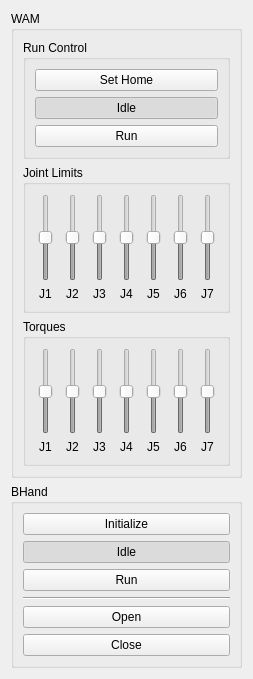
<?xml version="1.0" encoding="UTF-8"?>
<ui version="4.0">
 <class>Form</class>
 <widget class="QWidget" name="Form">
  <property name="geometry">
   <rect>
    <x>0</x>
    <y>0</y>
    <width>253</width>
    <height>679</height>
   </rect>
  </property>
  <property name="windowTitle">
   <string>Form</string>
  </property>
  <layout class="QVBoxLayout" name="verticalLayout_24">
   <item>
    <widget class="QGroupBox" name="groupBox_3">
     <property name="title">
      <string>WAM</string>
     </property>
     <layout class="QVBoxLayout" name="verticalLayout_2">
      <item>
       <widget class="QGroupBox" name="groupBox_2">
        <property name="title">
         <string>Run Control</string>
        </property>
        <layout class="QVBoxLayout" name="verticalLayout">
         <item>
          <widget class="QPushButton" name="pushButton">
           <property name="text">
            <string>Set Home</string>
           </property>
          </widget>
         </item>
         <item>
          <widget class="QPushButton" name="pushButton_7">
           <property name="text">
            <string>Idle</string>
           </property>
           <property name="checkable">
            <bool>true</bool>
           </property>
           <property name="checked">
            <bool>true</bool>
           </property>
          </widget>
         </item>
         <item>
          <widget class="QPushButton" name="pushButton_2">
           <property name="text">
            <string>Run</string>
           </property>
           <property name="checkable">
            <bool>true</bool>
           </property>
           <property name="checked">
            <bool>false</bool>
           </property>
          </widget>
         </item>
        </layout>
       </widget>
      </item>
      <item>
       <widget class="QGroupBox" name="groupBox_6">
        <property name="title">
         <string>Joint Limits</string>
        </property>
        <layout class="QHBoxLayout" name="horizontalLayout_6">
         <item>
          <layout class="QVBoxLayout" name="verticalLayout_43">
           <item>
            <widget class="QSlider" name="verticalSlider_13">
             <property name="enabled">
              <bool>false</bool>
             </property>
             <property name="sizePolicy">
              <sizepolicy hsizetype="Expanding" vsizetype="Expanding">
               <horstretch>0</horstretch>
               <verstretch>0</verstretch>
              </sizepolicy>
             </property>
             <property name="minimum">
              <number>-1</number>
             </property>
             <property name="maximum">
              <number>1</number>
             </property>
             <property name="tracking">
              <bool>true</bool>
             </property>
             <property name="orientation">
              <enum>Qt::Vertical</enum>
             </property>
             <property name="invertedAppearance">
              <bool>false</bool>
             </property>
             <property name="invertedControls">
              <bool>false</bool>
             </property>
             <property name="tickPosition">
              <enum>QSlider::NoTicks</enum>
             </property>
            </widget>
           </item>
           <item>
            <widget class="QLabel" name="label_39">
             <property name="text">
              <string>J1</string>
             </property>
             <property name="alignment">
              <set>Qt::AlignCenter</set>
             </property>
            </widget>
           </item>
          </layout>
         </item>
         <item>
          <layout class="QVBoxLayout" name="verticalLayout_44">
           <item>
            <widget class="QSlider" name="verticalSlider_14">
             <property name="enabled">
              <bool>false</bool>
             </property>
             <property name="sizePolicy">
              <sizepolicy hsizetype="Expanding" vsizetype="Expanding">
               <horstretch>0</horstretch>
               <verstretch>0</verstretch>
              </sizepolicy>
             </property>
             <property name="minimum">
              <number>-1</number>
             </property>
             <property name="maximum">
              <number>1</number>
             </property>
             <property name="orientation">
              <enum>Qt::Vertical</enum>
             </property>
             <property name="invertedAppearance">
              <bool>false</bool>
             </property>
             <property name="invertedControls">
              <bool>false</bool>
             </property>
             <property name="tickPosition">
              <enum>QSlider::NoTicks</enum>
             </property>
            </widget>
           </item>
           <item>
            <widget class="QLabel" name="label_40">
             <property name="text">
              <string>J2</string>
             </property>
             <property name="alignment">
              <set>Qt::AlignCenter</set>
             </property>
            </widget>
           </item>
          </layout>
         </item>
         <item>
          <layout class="QVBoxLayout" name="verticalLayout_45">
           <item>
            <widget class="QSlider" name="verticalSlider_15">
             <property name="enabled">
              <bool>false</bool>
             </property>
             <property name="sizePolicy">
              <sizepolicy hsizetype="Expanding" vsizetype="Expanding">
               <horstretch>0</horstretch>
               <verstretch>0</verstretch>
              </sizepolicy>
             </property>
             <property name="minimum">
              <number>-1</number>
             </property>
             <property name="maximum">
              <number>1</number>
             </property>
             <property name="orientation">
              <enum>Qt::Vertical</enum>
             </property>
             <property name="invertedAppearance">
              <bool>false</bool>
             </property>
             <property name="invertedControls">
              <bool>false</bool>
             </property>
             <property name="tickPosition">
              <enum>QSlider::NoTicks</enum>
             </property>
            </widget>
           </item>
           <item>
            <widget class="QLabel" name="label_41">
             <property name="text">
              <string>J3</string>
             </property>
             <property name="alignment">
              <set>Qt::AlignCenter</set>
             </property>
            </widget>
           </item>
          </layout>
         </item>
         <item>
          <layout class="QVBoxLayout" name="verticalLayout_46">
           <item>
            <widget class="QSlider" name="verticalSlider_16">
             <property name="enabled">
              <bool>false</bool>
             </property>
             <property name="sizePolicy">
              <sizepolicy hsizetype="Expanding" vsizetype="Expanding">
               <horstretch>0</horstretch>
               <verstretch>0</verstretch>
              </sizepolicy>
             </property>
             <property name="minimum">
              <number>-1</number>
             </property>
             <property name="maximum">
              <number>1</number>
             </property>
             <property name="orientation">
              <enum>Qt::Vertical</enum>
             </property>
             <property name="invertedAppearance">
              <bool>false</bool>
             </property>
             <property name="invertedControls">
              <bool>false</bool>
             </property>
             <property name="tickPosition">
              <enum>QSlider::NoTicks</enum>
             </property>
            </widget>
           </item>
           <item>
            <widget class="QLabel" name="label_42">
             <property name="text">
              <string>J4</string>
             </property>
             <property name="alignment">
              <set>Qt::AlignCenter</set>
             </property>
            </widget>
           </item>
          </layout>
         </item>
         <item>
          <layout class="QVBoxLayout" name="verticalLayout_47">
           <item>
            <widget class="QSlider" name="verticalSlider_17">
             <property name="enabled">
              <bool>false</bool>
             </property>
             <property name="sizePolicy">
              <sizepolicy hsizetype="Expanding" vsizetype="Expanding">
               <horstretch>0</horstretch>
               <verstretch>0</verstretch>
              </sizepolicy>
             </property>
             <property name="minimum">
              <number>-1</number>
             </property>
             <property name="maximum">
              <number>1</number>
             </property>
             <property name="orientation">
              <enum>Qt::Vertical</enum>
             </property>
             <property name="invertedAppearance">
              <bool>false</bool>
             </property>
             <property name="invertedControls">
              <bool>false</bool>
             </property>
             <property name="tickPosition">
              <enum>QSlider::NoTicks</enum>
             </property>
            </widget>
           </item>
           <item>
            <widget class="QLabel" name="label_43">
             <property name="text">
              <string>J5</string>
             </property>
             <property name="alignment">
              <set>Qt::AlignCenter</set>
             </property>
            </widget>
           </item>
          </layout>
         </item>
         <item>
          <layout class="QVBoxLayout" name="verticalLayout_48">
           <item>
            <widget class="QSlider" name="verticalSlider_18">
             <property name="enabled">
              <bool>false</bool>
             </property>
             <property name="sizePolicy">
              <sizepolicy hsizetype="Expanding" vsizetype="Expanding">
               <horstretch>0</horstretch>
               <verstretch>0</verstretch>
              </sizepolicy>
             </property>
             <property name="minimum">
              <number>-1</number>
             </property>
             <property name="maximum">
              <number>1</number>
             </property>
             <property name="orientation">
              <enum>Qt::Vertical</enum>
             </property>
             <property name="invertedAppearance">
              <bool>false</bool>
             </property>
             <property name="invertedControls">
              <bool>false</bool>
             </property>
             <property name="tickPosition">
              <enum>QSlider::NoTicks</enum>
             </property>
            </widget>
           </item>
           <item>
            <widget class="QLabel" name="label_44">
             <property name="text">
              <string>J6</string>
             </property>
             <property name="alignment">
              <set>Qt::AlignCenter</set>
             </property>
            </widget>
           </item>
          </layout>
         </item>
         <item>
          <layout class="QVBoxLayout" name="verticalLayout_49">
           <item>
            <widget class="QSlider" name="verticalSlider_19">
             <property name="enabled">
              <bool>false</bool>
             </property>
             <property name="sizePolicy">
              <sizepolicy hsizetype="Expanding" vsizetype="Expanding">
               <horstretch>0</horstretch>
               <verstretch>0</verstretch>
              </sizepolicy>
             </property>
             <property name="minimum">
              <number>-1</number>
             </property>
             <property name="maximum">
              <number>1</number>
             </property>
             <property name="orientation">
              <enum>Qt::Vertical</enum>
             </property>
             <property name="invertedAppearance">
              <bool>false</bool>
             </property>
             <property name="invertedControls">
              <bool>false</bool>
             </property>
             <property name="tickPosition">
              <enum>QSlider::NoTicks</enum>
             </property>
            </widget>
           </item>
           <item>
            <widget class="QLabel" name="label_45">
             <property name="text">
              <string>J7</string>
             </property>
             <property name="alignment">
              <set>Qt::AlignCenter</set>
             </property>
            </widget>
           </item>
          </layout>
         </item>
        </layout>
       </widget>
      </item>
      <item>
       <widget class="QGroupBox" name="groupBox_5">
        <property name="title">
         <string>Torques</string>
        </property>
        <layout class="QHBoxLayout" name="horizontalLayout">
         <item>
          <layout class="QVBoxLayout" name="verticalLayout_25">
           <item>
            <widget class="QSlider" name="verticalSlider_2">
             <property name="enabled">
              <bool>false</bool>
             </property>
             <property name="sizePolicy">
              <sizepolicy hsizetype="Expanding" vsizetype="Expanding">
               <horstretch>0</horstretch>
               <verstretch>0</verstretch>
              </sizepolicy>
             </property>
             <property name="minimum">
              <number>-1</number>
             </property>
             <property name="maximum">
              <number>1</number>
             </property>
             <property name="tracking">
              <bool>true</bool>
             </property>
             <property name="orientation">
              <enum>Qt::Vertical</enum>
             </property>
             <property name="invertedAppearance">
              <bool>false</bool>
             </property>
             <property name="invertedControls">
              <bool>false</bool>
             </property>
             <property name="tickPosition">
              <enum>QSlider::NoTicks</enum>
             </property>
            </widget>
           </item>
           <item>
            <widget class="QLabel" name="label_21">
             <property name="text">
              <string>J1</string>
             </property>
             <property name="alignment">
              <set>Qt::AlignCenter</set>
             </property>
            </widget>
           </item>
          </layout>
         </item>
         <item>
          <layout class="QVBoxLayout" name="verticalLayout_26">
           <item>
            <widget class="QSlider" name="verticalSlider_3">
             <property name="enabled">
              <bool>false</bool>
             </property>
             <property name="sizePolicy">
              <sizepolicy hsizetype="Expanding" vsizetype="Expanding">
               <horstretch>0</horstretch>
               <verstretch>0</verstretch>
              </sizepolicy>
             </property>
             <property name="minimum">
              <number>-1</number>
             </property>
             <property name="maximum">
              <number>1</number>
             </property>
             <property name="orientation">
              <enum>Qt::Vertical</enum>
             </property>
             <property name="invertedAppearance">
              <bool>false</bool>
             </property>
             <property name="invertedControls">
              <bool>false</bool>
             </property>
             <property name="tickPosition">
              <enum>QSlider::NoTicks</enum>
             </property>
            </widget>
           </item>
           <item>
            <widget class="QLabel" name="label_22">
             <property name="text">
              <string>J2</string>
             </property>
             <property name="alignment">
              <set>Qt::AlignCenter</set>
             </property>
            </widget>
           </item>
          </layout>
         </item>
         <item>
          <layout class="QVBoxLayout" name="verticalLayout_27">
           <item>
            <widget class="QSlider" name="verticalSlider_4">
             <property name="enabled">
              <bool>false</bool>
             </property>
             <property name="sizePolicy">
              <sizepolicy hsizetype="Expanding" vsizetype="Expanding">
               <horstretch>0</horstretch>
               <verstretch>0</verstretch>
              </sizepolicy>
             </property>
             <property name="minimum">
              <number>-1</number>
             </property>
             <property name="maximum">
              <number>1</number>
             </property>
             <property name="orientation">
              <enum>Qt::Vertical</enum>
             </property>
             <property name="invertedAppearance">
              <bool>false</bool>
             </property>
             <property name="invertedControls">
              <bool>false</bool>
             </property>
             <property name="tickPosition">
              <enum>QSlider::NoTicks</enum>
             </property>
            </widget>
           </item>
           <item>
            <widget class="QLabel" name="label_23">
             <property name="text">
              <string>J3</string>
             </property>
             <property name="alignment">
              <set>Qt::AlignCenter</set>
             </property>
            </widget>
           </item>
          </layout>
         </item>
         <item>
          <layout class="QVBoxLayout" name="verticalLayout_28">
           <item>
            <widget class="QSlider" name="verticalSlider_5">
             <property name="enabled">
              <bool>false</bool>
             </property>
             <property name="sizePolicy">
              <sizepolicy hsizetype="Expanding" vsizetype="Expanding">
               <horstretch>0</horstretch>
               <verstretch>0</verstretch>
              </sizepolicy>
             </property>
             <property name="minimum">
              <number>-1</number>
             </property>
             <property name="maximum">
              <number>1</number>
             </property>
             <property name="orientation">
              <enum>Qt::Vertical</enum>
             </property>
             <property name="invertedAppearance">
              <bool>false</bool>
             </property>
             <property name="invertedControls">
              <bool>false</bool>
             </property>
             <property name="tickPosition">
              <enum>QSlider::NoTicks</enum>
             </property>
            </widget>
           </item>
           <item>
            <widget class="QLabel" name="label_24">
             <property name="text">
              <string>J4</string>
             </property>
             <property name="alignment">
              <set>Qt::AlignCenter</set>
             </property>
            </widget>
           </item>
          </layout>
         </item>
         <item>
          <layout class="QVBoxLayout" name="verticalLayout_29">
           <item>
            <widget class="QSlider" name="verticalSlider_6">
             <property name="enabled">
              <bool>false</bool>
             </property>
             <property name="sizePolicy">
              <sizepolicy hsizetype="Expanding" vsizetype="Expanding">
               <horstretch>0</horstretch>
               <verstretch>0</verstretch>
              </sizepolicy>
             </property>
             <property name="minimum">
              <number>-1</number>
             </property>
             <property name="maximum">
              <number>1</number>
             </property>
             <property name="orientation">
              <enum>Qt::Vertical</enum>
             </property>
             <property name="invertedAppearance">
              <bool>false</bool>
             </property>
             <property name="invertedControls">
              <bool>false</bool>
             </property>
             <property name="tickPosition">
              <enum>QSlider::NoTicks</enum>
             </property>
            </widget>
           </item>
           <item>
            <widget class="QLabel" name="label_25">
             <property name="text">
              <string>J5</string>
             </property>
             <property name="alignment">
              <set>Qt::AlignCenter</set>
             </property>
            </widget>
           </item>
          </layout>
         </item>
         <item>
          <layout class="QVBoxLayout" name="verticalLayout_30">
           <item>
            <widget class="QSlider" name="verticalSlider_7">
             <property name="enabled">
              <bool>false</bool>
             </property>
             <property name="sizePolicy">
              <sizepolicy hsizetype="Expanding" vsizetype="Expanding">
               <horstretch>0</horstretch>
               <verstretch>0</verstretch>
              </sizepolicy>
             </property>
             <property name="minimum">
              <number>-1</number>
             </property>
             <property name="maximum">
              <number>1</number>
             </property>
             <property name="orientation">
              <enum>Qt::Vertical</enum>
             </property>
             <property name="invertedAppearance">
              <bool>false</bool>
             </property>
             <property name="invertedControls">
              <bool>false</bool>
             </property>
             <property name="tickPosition">
              <enum>QSlider::NoTicks</enum>
             </property>
            </widget>
           </item>
           <item>
            <widget class="QLabel" name="label_26">
             <property name="text">
              <string>J6</string>
             </property>
             <property name="alignment">
              <set>Qt::AlignCenter</set>
             </property>
            </widget>
           </item>
          </layout>
         </item>
         <item>
          <layout class="QVBoxLayout" name="verticalLayout_31">
           <item>
            <widget class="QSlider" name="verticalSlider_8">
             <property name="enabled">
              <bool>false</bool>
             </property>
             <property name="sizePolicy">
              <sizepolicy hsizetype="Expanding" vsizetype="Expanding">
               <horstretch>0</horstretch>
               <verstretch>0</verstretch>
              </sizepolicy>
             </property>
             <property name="minimum">
              <number>-1</number>
             </property>
             <property name="maximum">
              <number>1</number>
             </property>
             <property name="orientation">
              <enum>Qt::Vertical</enum>
             </property>
             <property name="invertedAppearance">
              <bool>false</bool>
             </property>
             <property name="invertedControls">
              <bool>false</bool>
             </property>
             <property name="tickPosition">
              <enum>QSlider::NoTicks</enum>
             </property>
            </widget>
           </item>
           <item>
            <widget class="QLabel" name="label_27">
             <property name="text">
              <string>J7</string>
             </property>
             <property name="alignment">
              <set>Qt::AlignCenter</set>
             </property>
            </widget>
           </item>
          </layout>
         </item>
        </layout>
        <zorder>groupBox</zorder>
        <zorder>verticalLayoutWidget_8</zorder>
        <zorder>verticalLayoutWidget_9</zorder>
        <zorder>verticalLayoutWidget_10</zorder>
        <zorder>verticalLayoutWidget_11</zorder>
        <zorder>verticalLayoutWidget_12</zorder>
        <zorder>verticalLayoutWidget_13</zorder>
        <zorder>verticalLayoutWidget_14</zorder>
       </widget>
      </item>
     </layout>
    </widget>
   </item>
   <item>
    <widget class="QGroupBox" name="groupBox_4">
     <property name="title">
      <string>BHand</string>
     </property>
     <layout class="QVBoxLayout" name="verticalLayout_3">
      <item>
       <widget class="QPushButton" name="pushButton_5">
        <property name="text">
         <string>Initialize</string>
        </property>
       </widget>
      </item>
      <item>
       <widget class="QPushButton" name="pushButton_8">
        <property name="text">
         <string>Idle</string>
        </property>
        <property name="checkable">
         <bool>true</bool>
        </property>
        <property name="checked">
         <bool>true</bool>
        </property>
       </widget>
      </item>
      <item>
       <widget class="QPushButton" name="pushButton_4">
        <property name="text">
         <string>Run</string>
        </property>
        <property name="checkable">
         <bool>true</bool>
        </property>
       </widget>
      </item>
      <item>
       <widget class="Line" name="line">
        <property name="orientation">
         <enum>Qt::Horizontal</enum>
        </property>
       </widget>
      </item>
      <item>
       <widget class="QPushButton" name="pushButton_3">
        <property name="text">
         <string>Open</string>
        </property>
       </widget>
      </item>
      <item>
       <widget class="QPushButton" name="pushButton_6">
        <property name="text">
         <string>Close</string>
        </property>
       </widget>
      </item>
     </layout>
    </widget>
   </item>
  </layout>
 </widget>
 <resources/>
 <connections/>
</ui>
